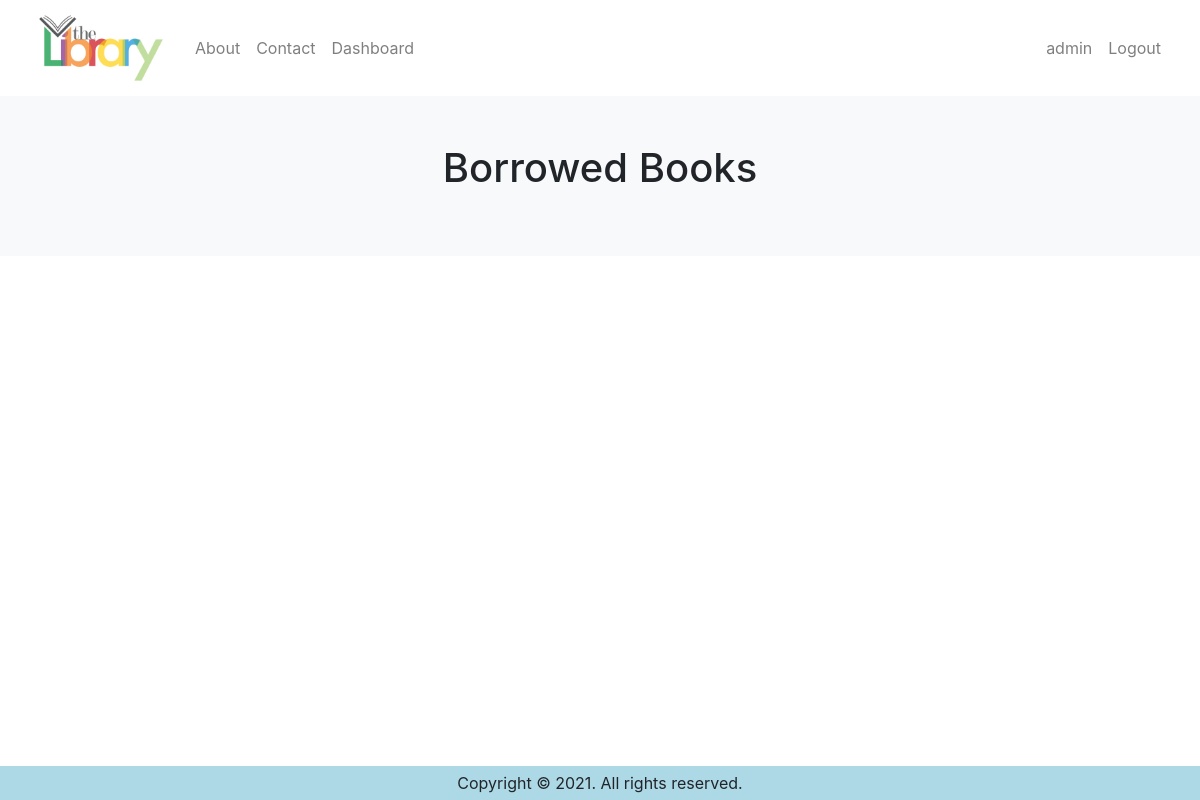
/adminPanel/borrowedbooks (signed in), run on an earlier commit of the app's database.
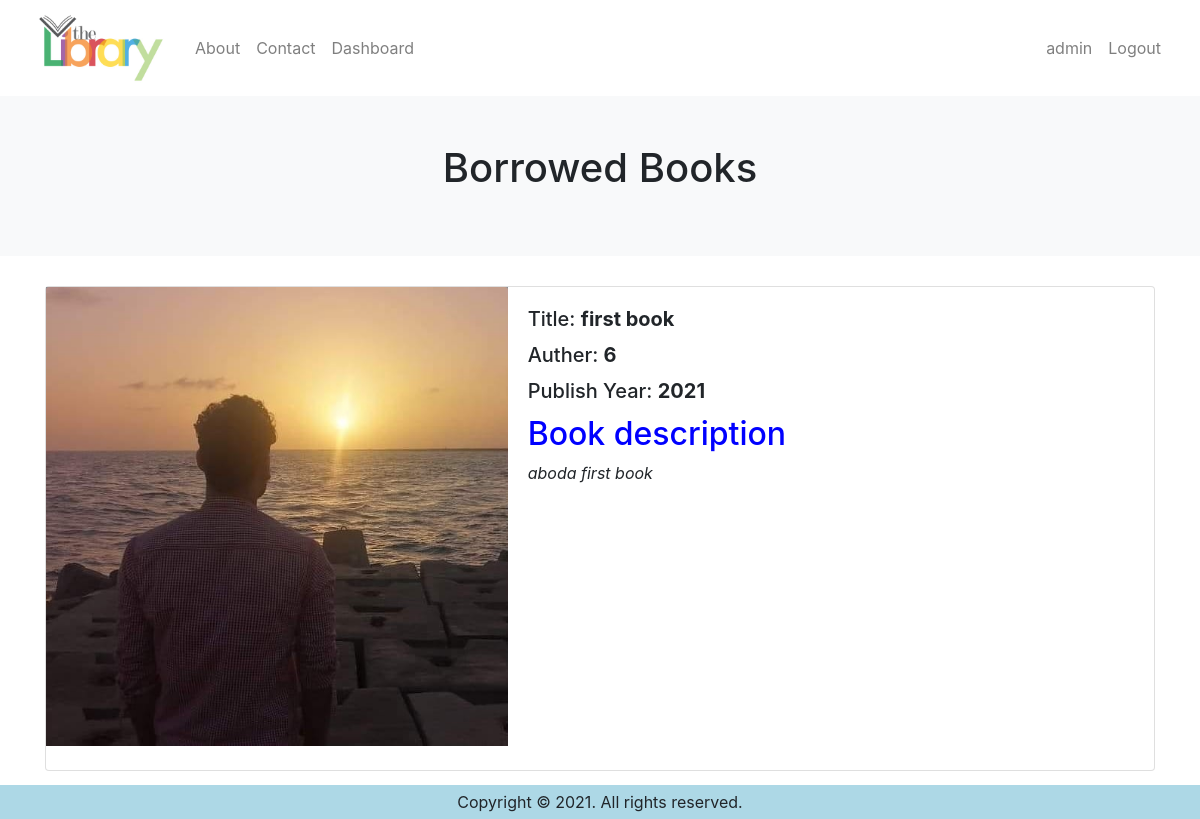
And on a later commit of the database.
### students/models.py (models this page shows, shortened)
class Book(models.Model):
	title = models.CharField(max_length=50)
	author = models.CharField(max_length=50)
	summary = models.TextField()
	ISBN = models.CharField(max_length=13)
	publish_year = models.IntegerField()
	pic = models.ImageField(upload_to='book_image', blank=True)
	return_date = models.DateField(blank=True, null=True)
	status = models.CharField(max_length=50, blank=True, null=True)

### adminDashboard/views.py (the view)
# urls.py: path("borrowedbooks", views.borrowedbooks, name="borrowedbooks"),
@login_required(login_url='/students/login')
def borrowedbooks(request):
    books = Book.objects.filter(status__isnull=False)
    img = Book.objects.filter(status__isnull=False)
    context = {'books':books, 'img':img}
    return render(request, "adminDashboard/borrowedbooks.html", context)

### adminDashboard/templates/adminDashboard/borrowedbooks.html (shortened to what this page needs)
{% extends 'base.html' %}
{% load static %}
{% block content %}
<div class="p-5 text-center bg-light">
    <h1 class="mb-3">Borrowed Books</h1>
</div>
<div class="container" style="margin-top: 30px;">
    <section class="cover">
       {% for book in books %}
        <div style="display: inline;">
            <div class="card" style="margin-top: 25px;">
                <div class="row no-gutters">
                    <div class="col-sm-5" style="background: #868e96;">
                        <img src="/media/{{ book.pic }}"class="card-img-top h-100" alt="...">
                    </div>
                    <div class="col-sm-7">
                        <div class="card-body">
                            <h5 class="card-title">Title: <b>{{ book.title }}</b></h5>
                            <h5 class="card-title">Auther: <b>{{ book.author }}</b></h5>
                            <h5 class="card-title">Publish Year: <b>{{ book.publish_year }}</b></h5>
                            <h2 style=" color:blue">Book description</h2>
                            <p class="card-text"><i>{{ book.summary }}</i></p>
                        </div>
                    </div>
                </div><br>
            </div>
        </div>
       {% endfor %}
    </section>
</div>
{% endblock content %}

What changed in the data, as far as the page shows it:
now on this page (row edited): Book: pic (picture), title "first book", author "6", publish_year "2021", summary "aboda first book"
